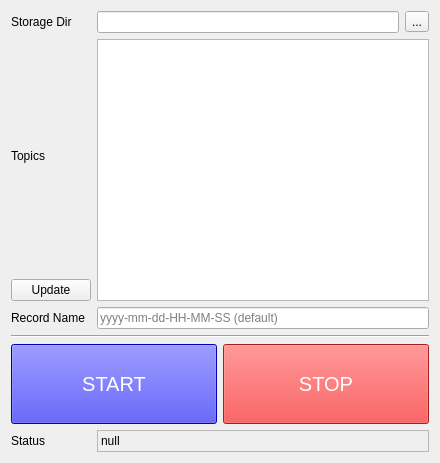
<?xml version="1.0" encoding="UTF-8"?>
<ui version="4.0">
 <class>PluginUI</class>
 <widget class="QWidget" name="PluginUI">
  <property name="windowModality">
   <enum>Qt::WindowModal</enum>
  </property>
  <property name="geometry">
   <rect>
    <x>0</x>
    <y>0</y>
    <width>440</width>
    <height>463</height>
   </rect>
  </property>
  <property name="windowTitle">
   <string>Rosbag Record</string>
  </property>
  <layout class="QGridLayout" name="gridLayout">
   <item row="5" column="0">
    <widget class="QLabel" name="label_2">
     <property name="text">
      <string>Record Name</string>
     </property>
    </widget>
   </item>
   <item row="3" column="1" rowspan="2" colspan="2">
    <widget class="QListWidget" name="lw_topic"/>
   </item>
   <item row="4" column="0">
    <widget class="QPushButton" name="pb_update">
     <property name="text">
      <string>Update</string>
     </property>
    </widget>
   </item>
   <item row="0" column="2">
    <widget class="QToolButton" name="pb_disk">
     <property name="text">
      <string>...</string>
     </property>
    </widget>
   </item>
   <item row="0" column="1">
    <widget class="QLineEdit" name="le_disk"/>
   </item>
   <item row="5" column="1" colspan="2">
    <widget class="QLineEdit" name="le_name">
     <property name="placeholderText">
      <string>yyyy-mm-dd-HH-MM-SS (default)</string>
     </property>
    </widget>
   </item>
   <item row="8" column="0">
    <widget class="QLabel" name="label_4">
     <property name="text">
      <string>Status</string>
     </property>
    </widget>
   </item>
   <item row="3" column="0">
    <widget class="QLabel" name="label">
     <property name="text">
      <string>Topics</string>
     </property>
    </widget>
   </item>
   <item row="7" column="0" colspan="3">
    <widget class="QWidget" name="widget" native="true">
     <property name="sizePolicy">
      <sizepolicy hsizetype="Preferred" vsizetype="Maximum">
       <horstretch>0</horstretch>
       <verstretch>0</verstretch>
      </sizepolicy>
     </property>
     <layout class="QHBoxLayout" name="horizontalLayout">
      <property name="leftMargin">
       <number>0</number>
      </property>
      <property name="topMargin">
       <number>0</number>
      </property>
      <property name="rightMargin">
       <number>0</number>
      </property>
      <property name="bottomMargin">
       <number>0</number>
      </property>
      <item>
       <widget class="QPushButton" name="pb_start">
        <property name="enabled">
         <bool>true</bool>
        </property>
        <property name="minimumSize">
         <size>
          <width>0</width>
          <height>80</height>
         </size>
        </property>
        <property name="palette">
         <palette>
          <active>
           <colorrole role="Button">
            <brush brushstyle="SolidPattern">
             <color alpha="255">
              <red>0</red>
              <green>0</green>
              <blue>255</blue>
             </color>
            </brush>
           </colorrole>
           <colorrole role="Light">
            <brush brushstyle="SolidPattern">
             <color alpha="255">
              <red>127</red>
              <green>127</green>
              <blue>255</blue>
             </color>
            </brush>
           </colorrole>
           <colorrole role="Midlight">
            <brush brushstyle="SolidPattern">
             <color alpha="255">
              <red>63</red>
              <green>63</green>
              <blue>255</blue>
             </color>
            </brush>
           </colorrole>
           <colorrole role="Dark">
            <brush brushstyle="SolidPattern">
             <color alpha="255">
              <red>0</red>
              <green>0</green>
              <blue>127</blue>
             </color>
            </brush>
           </colorrole>
           <colorrole role="Mid">
            <brush brushstyle="SolidPattern">
             <color alpha="255">
              <red>0</red>
              <green>0</green>
              <blue>170</blue>
             </color>
            </brush>
           </colorrole>
           <colorrole role="Text">
            <brush brushstyle="SolidPattern">
             <color alpha="255">
              <red>0</red>
              <green>0</green>
              <blue>0</blue>
             </color>
            </brush>
           </colorrole>
           <colorrole role="BrightText">
            <brush brushstyle="SolidPattern">
             <color alpha="255">
              <red>255</red>
              <green>255</green>
              <blue>255</blue>
             </color>
            </brush>
           </colorrole>
           <colorrole role="ButtonText">
            <brush brushstyle="SolidPattern">
             <color alpha="255">
              <red>255</red>
              <green>255</green>
              <blue>255</blue>
             </color>
            </brush>
           </colorrole>
           <colorrole role="Base">
            <brush brushstyle="SolidPattern">
             <color alpha="255">
              <red>255</red>
              <green>255</green>
              <blue>255</blue>
             </color>
            </brush>
           </colorrole>
           <colorrole role="Window">
            <brush brushstyle="SolidPattern">
             <color alpha="255">
              <red>0</red>
              <green>0</green>
              <blue>255</blue>
             </color>
            </brush>
           </colorrole>
           <colorrole role="Shadow">
            <brush brushstyle="SolidPattern">
             <color alpha="255">
              <red>0</red>
              <green>0</green>
              <blue>0</blue>
             </color>
            </brush>
           </colorrole>
           <colorrole role="AlternateBase">
            <brush brushstyle="SolidPattern">
             <color alpha="255">
              <red>127</red>
              <green>127</green>
              <blue>255</blue>
             </color>
            </brush>
           </colorrole>
           <colorrole role="ToolTipBase">
            <brush brushstyle="SolidPattern">
             <color alpha="255">
              <red>255</red>
              <green>255</green>
              <blue>220</blue>
             </color>
            </brush>
           </colorrole>
           <colorrole role="ToolTipText">
            <brush brushstyle="SolidPattern">
             <color alpha="255">
              <red>0</red>
              <green>0</green>
              <blue>0</blue>
             </color>
            </brush>
           </colorrole>
           <colorrole role="PlaceholderText">
            <brush brushstyle="SolidPattern">
             <color alpha="128">
              <red>0</red>
              <green>0</green>
              <blue>0</blue>
             </color>
            </brush>
           </colorrole>
          </active>
          <inactive>
           <colorrole role="Button">
            <brush brushstyle="SolidPattern">
             <color alpha="255">
              <red>0</red>
              <green>0</green>
              <blue>255</blue>
             </color>
            </brush>
           </colorrole>
           <colorrole role="Light">
            <brush brushstyle="SolidPattern">
             <color alpha="255">
              <red>127</red>
              <green>127</green>
              <blue>255</blue>
             </color>
            </brush>
           </colorrole>
           <colorrole role="Midlight">
            <brush brushstyle="SolidPattern">
             <color alpha="255">
              <red>63</red>
              <green>63</green>
              <blue>255</blue>
             </color>
            </brush>
           </colorrole>
           <colorrole role="Dark">
            <brush brushstyle="SolidPattern">
             <color alpha="255">
              <red>0</red>
              <green>0</green>
              <blue>127</blue>
             </color>
            </brush>
           </colorrole>
           <colorrole role="Mid">
            <brush brushstyle="SolidPattern">
             <color alpha="255">
              <red>0</red>
              <green>0</green>
              <blue>170</blue>
             </color>
            </brush>
           </colorrole>
           <colorrole role="Text">
            <brush brushstyle="SolidPattern">
             <color alpha="255">
              <red>0</red>
              <green>0</green>
              <blue>0</blue>
             </color>
            </brush>
           </colorrole>
           <colorrole role="BrightText">
            <brush brushstyle="SolidPattern">
             <color alpha="255">
              <red>255</red>
              <green>255</green>
              <blue>255</blue>
             </color>
            </brush>
           </colorrole>
           <colorrole role="ButtonText">
            <brush brushstyle="SolidPattern">
             <color alpha="255">
              <red>255</red>
              <green>255</green>
              <blue>255</blue>
             </color>
            </brush>
           </colorrole>
           <colorrole role="Base">
            <brush brushstyle="SolidPattern">
             <color alpha="255">
              <red>255</red>
              <green>255</green>
              <blue>255</blue>
             </color>
            </brush>
           </colorrole>
           <colorrole role="Window">
            <brush brushstyle="SolidPattern">
             <color alpha="255">
              <red>0</red>
              <green>0</green>
              <blue>255</blue>
             </color>
            </brush>
           </colorrole>
           <colorrole role="Shadow">
            <brush brushstyle="SolidPattern">
             <color alpha="255">
              <red>0</red>
              <green>0</green>
              <blue>0</blue>
             </color>
            </brush>
           </colorrole>
           <colorrole role="AlternateBase">
            <brush brushstyle="SolidPattern">
             <color alpha="255">
              <red>127</red>
              <green>127</green>
              <blue>255</blue>
             </color>
            </brush>
           </colorrole>
           <colorrole role="ToolTipBase">
            <brush brushstyle="SolidPattern">
             <color alpha="255">
              <red>255</red>
              <green>255</green>
              <blue>220</blue>
             </color>
            </brush>
           </colorrole>
           <colorrole role="ToolTipText">
            <brush brushstyle="SolidPattern">
             <color alpha="255">
              <red>0</red>
              <green>0</green>
              <blue>0</blue>
             </color>
            </brush>
           </colorrole>
           <colorrole role="PlaceholderText">
            <brush brushstyle="SolidPattern">
             <color alpha="128">
              <red>0</red>
              <green>0</green>
              <blue>0</blue>
             </color>
            </brush>
           </colorrole>
          </inactive>
          <disabled>
           <colorrole role="Button">
            <brush brushstyle="SolidPattern">
             <color alpha="255">
              <red>0</red>
              <green>0</green>
              <blue>255</blue>
             </color>
            </brush>
           </colorrole>
           <colorrole role="Light">
            <brush brushstyle="SolidPattern">
             <color alpha="255">
              <red>127</red>
              <green>127</green>
              <blue>255</blue>
             </color>
            </brush>
           </colorrole>
           <colorrole role="Midlight">
            <brush brushstyle="SolidPattern">
             <color alpha="255">
              <red>63</red>
              <green>63</green>
              <blue>255</blue>
             </color>
            </brush>
           </colorrole>
           <colorrole role="Dark">
            <brush brushstyle="SolidPattern">
             <color alpha="255">
              <red>0</red>
              <green>0</green>
              <blue>127</blue>
             </color>
            </brush>
           </colorrole>
           <colorrole role="Mid">
            <brush brushstyle="SolidPattern">
             <color alpha="255">
              <red>0</red>
              <green>0</green>
              <blue>170</blue>
             </color>
            </brush>
           </colorrole>
           <colorrole role="Text">
            <brush brushstyle="SolidPattern">
             <color alpha="255">
              <red>0</red>
              <green>0</green>
              <blue>127</blue>
             </color>
            </brush>
           </colorrole>
           <colorrole role="BrightText">
            <brush brushstyle="SolidPattern">
             <color alpha="255">
              <red>255</red>
              <green>255</green>
              <blue>255</blue>
             </color>
            </brush>
           </colorrole>
           <colorrole role="ButtonText">
            <brush brushstyle="SolidPattern">
             <color alpha="255">
              <red>190</red>
              <green>190</green>
              <blue>190</blue>
             </color>
            </brush>
           </colorrole>
           <colorrole role="Base">
            <brush brushstyle="SolidPattern">
             <color alpha="255">
              <red>0</red>
              <green>0</green>
              <blue>255</blue>
             </color>
            </brush>
           </colorrole>
           <colorrole role="Window">
            <brush brushstyle="SolidPattern">
             <color alpha="255">
              <red>0</red>
              <green>0</green>
              <blue>255</blue>
             </color>
            </brush>
           </colorrole>
           <colorrole role="Shadow">
            <brush brushstyle="SolidPattern">
             <color alpha="255">
              <red>0</red>
              <green>0</green>
              <blue>0</blue>
             </color>
            </brush>
           </colorrole>
           <colorrole role="AlternateBase">
            <brush brushstyle="SolidPattern">
             <color alpha="255">
              <red>0</red>
              <green>0</green>
              <blue>255</blue>
             </color>
            </brush>
           </colorrole>
           <colorrole role="ToolTipBase">
            <brush brushstyle="SolidPattern">
             <color alpha="255">
              <red>255</red>
              <green>255</green>
              <blue>220</blue>
             </color>
            </brush>
           </colorrole>
           <colorrole role="ToolTipText">
            <brush brushstyle="SolidPattern">
             <color alpha="255">
              <red>0</red>
              <green>0</green>
              <blue>0</blue>
             </color>
            </brush>
           </colorrole>
           <colorrole role="PlaceholderText">
            <brush brushstyle="SolidPattern">
             <color alpha="128">
              <red>0</red>
              <green>0</green>
              <blue>0</blue>
             </color>
            </brush>
           </colorrole>
          </disabled>
         </palette>
        </property>
        <property name="font">
         <font>
          <pointsize>15</pointsize>
         </font>
        </property>
        <property name="text">
         <string>START</string>
        </property>
        <property name="shortcut">
         <string>Left</string>
        </property>
       </widget>
      </item>
      <item>
       <widget class="QPushButton" name="pb_stop">
        <property name="enabled">
         <bool>true</bool>
        </property>
        <property name="minimumSize">
         <size>
          <width>0</width>
          <height>80</height>
         </size>
        </property>
        <property name="palette">
         <palette>
          <active>
           <colorrole role="WindowText">
            <brush brushstyle="SolidPattern">
             <color alpha="255">
              <red>0</red>
              <green>0</green>
              <blue>0</blue>
             </color>
            </brush>
           </colorrole>
           <colorrole role="Button">
            <brush brushstyle="SolidPattern">
             <color alpha="255">
              <red>239</red>
              <green>41</green>
              <blue>41</blue>
             </color>
            </brush>
           </colorrole>
           <colorrole role="Light">
            <brush brushstyle="SolidPattern">
             <color alpha="255">
              <red>255</red>
              <green>147</green>
              <blue>147</blue>
             </color>
            </brush>
           </colorrole>
           <colorrole role="Midlight">
            <brush brushstyle="SolidPattern">
             <color alpha="255">
              <red>247</red>
              <green>94</green>
              <blue>94</blue>
             </color>
            </brush>
           </colorrole>
           <colorrole role="Dark">
            <brush brushstyle="SolidPattern">
             <color alpha="255">
              <red>119</red>
              <green>20</green>
              <blue>20</blue>
             </color>
            </brush>
           </colorrole>
           <colorrole role="Mid">
            <brush brushstyle="SolidPattern">
             <color alpha="255">
              <red>159</red>
              <green>27</green>
              <blue>27</blue>
             </color>
            </brush>
           </colorrole>
           <colorrole role="Text">
            <brush brushstyle="SolidPattern">
             <color alpha="255">
              <red>0</red>
              <green>0</green>
              <blue>0</blue>
             </color>
            </brush>
           </colorrole>
           <colorrole role="BrightText">
            <brush brushstyle="SolidPattern">
             <color alpha="255">
              <red>255</red>
              <green>255</green>
              <blue>255</blue>
             </color>
            </brush>
           </colorrole>
           <colorrole role="ButtonText">
            <brush brushstyle="SolidPattern">
             <color alpha="255">
              <red>255</red>
              <green>255</green>
              <blue>255</blue>
             </color>
            </brush>
           </colorrole>
           <colorrole role="Base">
            <brush brushstyle="SolidPattern">
             <color alpha="255">
              <red>255</red>
              <green>255</green>
              <blue>255</blue>
             </color>
            </brush>
           </colorrole>
           <colorrole role="Window">
            <brush brushstyle="SolidPattern">
             <color alpha="255">
              <red>239</red>
              <green>41</green>
              <blue>41</blue>
             </color>
            </brush>
           </colorrole>
           <colorrole role="Shadow">
            <brush brushstyle="SolidPattern">
             <color alpha="255">
              <red>0</red>
              <green>0</green>
              <blue>0</blue>
             </color>
            </brush>
           </colorrole>
           <colorrole role="AlternateBase">
            <brush brushstyle="SolidPattern">
             <color alpha="255">
              <red>247</red>
              <green>148</green>
              <blue>148</blue>
             </color>
            </brush>
           </colorrole>
           <colorrole role="ToolTipBase">
            <brush brushstyle="SolidPattern">
             <color alpha="255">
              <red>255</red>
              <green>255</green>
              <blue>220</blue>
             </color>
            </brush>
           </colorrole>
           <colorrole role="ToolTipText">
            <brush brushstyle="SolidPattern">
             <color alpha="255">
              <red>0</red>
              <green>0</green>
              <blue>0</blue>
             </color>
            </brush>
           </colorrole>
           <colorrole role="PlaceholderText">
            <brush brushstyle="SolidPattern">
             <color alpha="128">
              <red>0</red>
              <green>0</green>
              <blue>0</blue>
             </color>
            </brush>
           </colorrole>
          </active>
          <inactive>
           <colorrole role="WindowText">
            <brush brushstyle="SolidPattern">
             <color alpha="255">
              <red>0</red>
              <green>0</green>
              <blue>0</blue>
             </color>
            </brush>
           </colorrole>
           <colorrole role="Button">
            <brush brushstyle="SolidPattern">
             <color alpha="255">
              <red>239</red>
              <green>41</green>
              <blue>41</blue>
             </color>
            </brush>
           </colorrole>
           <colorrole role="Light">
            <brush brushstyle="SolidPattern">
             <color alpha="255">
              <red>255</red>
              <green>147</green>
              <blue>147</blue>
             </color>
            </brush>
           </colorrole>
           <colorrole role="Midlight">
            <brush brushstyle="SolidPattern">
             <color alpha="255">
              <red>247</red>
              <green>94</green>
              <blue>94</blue>
             </color>
            </brush>
           </colorrole>
           <colorrole role="Dark">
            <brush brushstyle="SolidPattern">
             <color alpha="255">
              <red>119</red>
              <green>20</green>
              <blue>20</blue>
             </color>
            </brush>
           </colorrole>
           <colorrole role="Mid">
            <brush brushstyle="SolidPattern">
             <color alpha="255">
              <red>159</red>
              <green>27</green>
              <blue>27</blue>
             </color>
            </brush>
           </colorrole>
           <colorrole role="Text">
            <brush brushstyle="SolidPattern">
             <color alpha="255">
              <red>0</red>
              <green>0</green>
              <blue>0</blue>
             </color>
            </brush>
           </colorrole>
           <colorrole role="BrightText">
            <brush brushstyle="SolidPattern">
             <color alpha="255">
              <red>255</red>
              <green>255</green>
              <blue>255</blue>
             </color>
            </brush>
           </colorrole>
           <colorrole role="ButtonText">
            <brush brushstyle="SolidPattern">
             <color alpha="255">
              <red>255</red>
              <green>255</green>
              <blue>255</blue>
             </color>
            </brush>
           </colorrole>
           <colorrole role="Base">
            <brush brushstyle="SolidPattern">
             <color alpha="255">
              <red>255</red>
              <green>255</green>
              <blue>255</blue>
             </color>
            </brush>
           </colorrole>
           <colorrole role="Window">
            <brush brushstyle="SolidPattern">
             <color alpha="255">
              <red>239</red>
              <green>41</green>
              <blue>41</blue>
             </color>
            </brush>
           </colorrole>
           <colorrole role="Shadow">
            <brush brushstyle="SolidPattern">
             <color alpha="255">
              <red>0</red>
              <green>0</green>
              <blue>0</blue>
             </color>
            </brush>
           </colorrole>
           <colorrole role="AlternateBase">
            <brush brushstyle="SolidPattern">
             <color alpha="255">
              <red>247</red>
              <green>148</green>
              <blue>148</blue>
             </color>
            </brush>
           </colorrole>
           <colorrole role="ToolTipBase">
            <brush brushstyle="SolidPattern">
             <color alpha="255">
              <red>255</red>
              <green>255</green>
              <blue>220</blue>
             </color>
            </brush>
           </colorrole>
           <colorrole role="ToolTipText">
            <brush brushstyle="SolidPattern">
             <color alpha="255">
              <red>0</red>
              <green>0</green>
              <blue>0</blue>
             </color>
            </brush>
           </colorrole>
           <colorrole role="PlaceholderText">
            <brush brushstyle="SolidPattern">
             <color alpha="128">
              <red>0</red>
              <green>0</green>
              <blue>0</blue>
             </color>
            </brush>
           </colorrole>
          </inactive>
          <disabled>
           <colorrole role="WindowText">
            <brush brushstyle="SolidPattern">
             <color alpha="255">
              <red>119</red>
              <green>20</green>
              <blue>20</blue>
             </color>
            </brush>
           </colorrole>
           <colorrole role="Button">
            <brush brushstyle="SolidPattern">
             <color alpha="255">
              <red>239</red>
              <green>41</green>
              <blue>41</blue>
             </color>
            </brush>
           </colorrole>
           <colorrole role="Light">
            <brush brushstyle="SolidPattern">
             <color alpha="255">
              <red>255</red>
              <green>147</green>
              <blue>147</blue>
             </color>
            </brush>
           </colorrole>
           <colorrole role="Midlight">
            <brush brushstyle="SolidPattern">
             <color alpha="255">
              <red>247</red>
              <green>94</green>
              <blue>94</blue>
             </color>
            </brush>
           </colorrole>
           <colorrole role="Dark">
            <brush brushstyle="SolidPattern">
             <color alpha="255">
              <red>119</red>
              <green>20</green>
              <blue>20</blue>
             </color>
            </brush>
           </colorrole>
           <colorrole role="Mid">
            <brush brushstyle="SolidPattern">
             <color alpha="255">
              <red>159</red>
              <green>27</green>
              <blue>27</blue>
             </color>
            </brush>
           </colorrole>
           <colorrole role="Text">
            <brush brushstyle="SolidPattern">
             <color alpha="255">
              <red>119</red>
              <green>20</green>
              <blue>20</blue>
             </color>
            </brush>
           </colorrole>
           <colorrole role="BrightText">
            <brush brushstyle="SolidPattern">
             <color alpha="255">
              <red>255</red>
              <green>255</green>
              <blue>255</blue>
             </color>
            </brush>
           </colorrole>
           <colorrole role="ButtonText">
            <brush brushstyle="SolidPattern">
             <color alpha="255">
              <red>136</red>
              <green>138</green>
              <blue>133</blue>
             </color>
            </brush>
           </colorrole>
           <colorrole role="Base">
            <brush brushstyle="SolidPattern">
             <color alpha="255">
              <red>239</red>
              <green>41</green>
              <blue>41</blue>
             </color>
            </brush>
           </colorrole>
           <colorrole role="Window">
            <brush brushstyle="SolidPattern">
             <color alpha="255">
              <red>239</red>
              <green>41</green>
              <blue>41</blue>
             </color>
            </brush>
           </colorrole>
           <colorrole role="Shadow">
            <brush brushstyle="SolidPattern">
             <color alpha="255">
              <red>0</red>
              <green>0</green>
              <blue>0</blue>
             </color>
            </brush>
           </colorrole>
           <colorrole role="AlternateBase">
            <brush brushstyle="SolidPattern">
             <color alpha="255">
              <red>239</red>
              <green>41</green>
              <blue>41</blue>
             </color>
            </brush>
           </colorrole>
           <colorrole role="ToolTipBase">
            <brush brushstyle="SolidPattern">
             <color alpha="255">
              <red>255</red>
              <green>255</green>
              <blue>220</blue>
             </color>
            </brush>
           </colorrole>
           <colorrole role="ToolTipText">
            <brush brushstyle="SolidPattern">
             <color alpha="255">
              <red>0</red>
              <green>0</green>
              <blue>0</blue>
             </color>
            </brush>
           </colorrole>
           <colorrole role="PlaceholderText">
            <brush brushstyle="SolidPattern">
             <color alpha="128">
              <red>0</red>
              <green>0</green>
              <blue>0</blue>
             </color>
            </brush>
           </colorrole>
          </disabled>
         </palette>
        </property>
        <property name="font">
         <font>
          <pointsize>15</pointsize>
         </font>
        </property>
        <property name="text">
         <string>STOP</string>
        </property>
        <property name="shortcut">
         <string>Right</string>
        </property>
       </widget>
      </item>
     </layout>
    </widget>
   </item>
   <item row="6" column="0" colspan="3">
    <widget class="Line" name="line">
     <property name="orientation">
      <enum>Qt::Horizontal</enum>
     </property>
    </widget>
   </item>
   <item row="0" column="0">
    <widget class="QLabel" name="label_3">
     <property name="text">
      <string>Storage Dir</string>
     </property>
    </widget>
   </item>
   <item row="8" column="1" colspan="2">
    <widget class="QFrame" name="frame">
     <property name="sizePolicy">
      <sizepolicy hsizetype="Preferred" vsizetype="Maximum">
       <horstretch>0</horstretch>
       <verstretch>0</verstretch>
      </sizepolicy>
     </property>
     <property name="frameShape">
      <enum>QFrame::StyledPanel</enum>
     </property>
     <property name="frameShadow">
      <enum>QFrame::Raised</enum>
     </property>
     <layout class="QHBoxLayout" name="horizontalLayout_2">
      <property name="leftMargin">
       <number>3</number>
      </property>
      <property name="topMargin">
       <number>3</number>
      </property>
      <property name="rightMargin">
       <number>3</number>
      </property>
      <property name="bottomMargin">
       <number>3</number>
      </property>
      <item>
       <widget class="QLabel" name="lb_status">
        <property name="sizePolicy">
         <sizepolicy hsizetype="Preferred" vsizetype="Maximum">
          <horstretch>0</horstretch>
          <verstretch>0</verstretch>
         </sizepolicy>
        </property>
        <property name="text">
         <string>null</string>
        </property>
       </widget>
      </item>
     </layout>
    </widget>
   </item>
  </layout>
 </widget>
 <connections/>
</ui>
